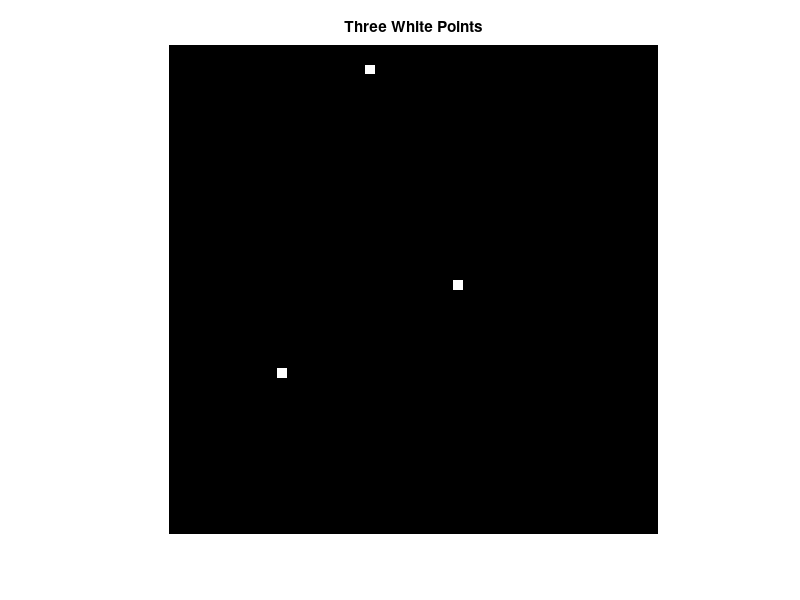
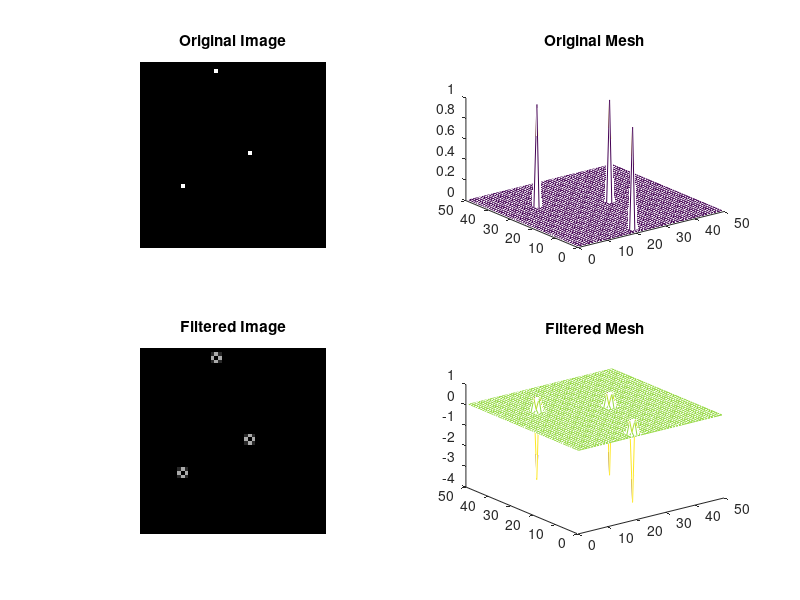
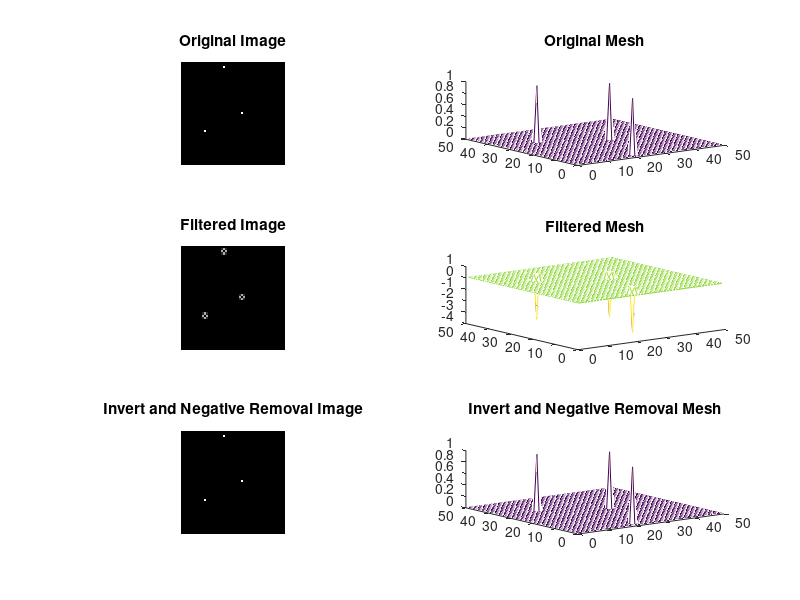

Write MATLAB code to recreate these figures, in order.
%%%%%%%%%%%%%%%%%%%%%%%%%%%%%%%%%%%%%%%%%%%%%%%%
% Script for [..@todo].
%
% Silvia Gioia Florio, matr. 119328
% 11/04/2017 - Esercizio 2.16
%%%%%%%%%%%%%%%%%%%%%%%%%%%%%%%%%%%%%%%%%%%%%%%%
%
%%
%%%% synthetic image with three white points %%%%
%%%
%% Initialize Image %%
% initialize black image
img = zeros(50,50);
% set three single points to white
img(25,30) = 1.;
img(34,12) = 1.;
img(3,21) = 1.;
% display result
imshow(img, 'InitialMagnification', 'fit');
title('Three White Points');

%% Laplace filter %%
% initialize filter
lap = fspecial('laplacian');
% filtering image
filteredImage = imfilter(img,lap);
% display results
figure;
subplot(2,2,1);
imshow(img);
title('Original Image');
subplot(2,2,2);
mesh(img);
title('Original Mesh');
grid();
subplot(2,2,3);
imshow(filteredImage);
title('Filtered Image');
subplot(2,2,4);
mesh(filteredImage);
title('Filtered Mesh');
grid();

%% Inversion and negative removal %%
% inversion
negativeFilteredImage = filteredImage*(-1);
% negativeRemoval
negativeRemoved = im2bw(negativeFilteredImage, 0);
% display results
figure;
subplot(3,2,1);
imshow(img);
title('Original Image');
subplot(3,2,2);
mesh(img);
title('Original Mesh');
grid();
subplot(3,2,3);
imshow(filteredImage);
title('Filtered Image');
subplot(3,2,4);
mesh(filteredImage);
title('Filtered Mesh');
grid();
subplot(3,2,5);
imshow(negativeRemoved);
title('Invert and Negative Removal Image');
subplot(3,2,6);
mesh(double(negativeRemoved));
title('Invert and Negative Removal Mesh');
grid();
